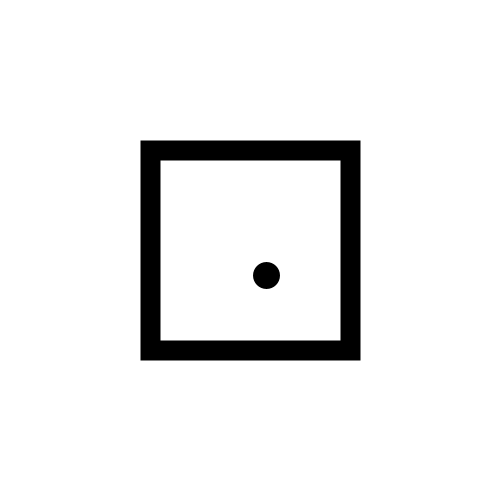
Frame 1 (no input)
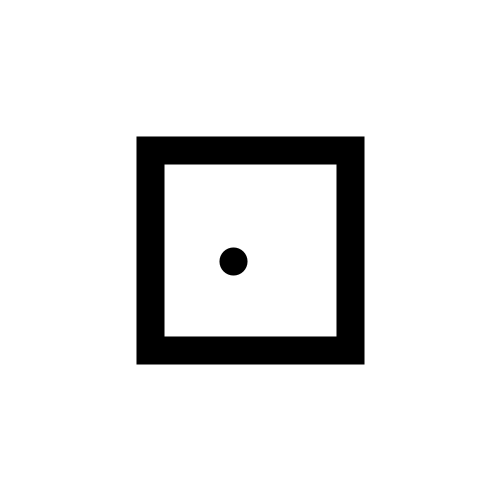
Frame 60 (the mouse pressed at the canvas centre just before this capture)
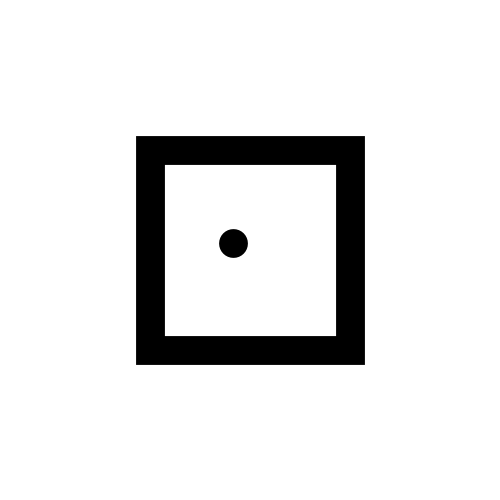
Frame 120 (the mouse held since frame 60 and released just before this capture)

The Processing sketch that drew these frames (run headless with seeded random() and noise(); from frame 60 on, the mouse is pressed at the canvas centre):

// Processing sketch: ruchBrowna05noiseCzyliPlynnie3D
// ── ruchBrowna05noiseCzyliPlynnie3D.pde
float pozX; 
float pozY;
float wielkosc;
float t = 0;

void setup() {
  size(500, 500);  
  strokeWeight(20);
  rectMode(CENTER);
}

void draw() {
  background(255);
  rect(width/2, height/2, 200, 200);
  pozX = map(noise(t), 0, 1, width/2-80, width/2+80); //wartosc noise z czasu t
  pozY = map(noise(t+10000), 0, 1, height/2-80, height/2+80); //wartosc z czasu o 10000 "lat" dalej.
  wielkosc = map(noise(t+100), 0, 1, 10, 50); //wartosc z czasu o 10000 "lat" dalej.
  strokeWeight(wielkosc);
  point(pozX, pozY);
  t = t + 0.01;
}
